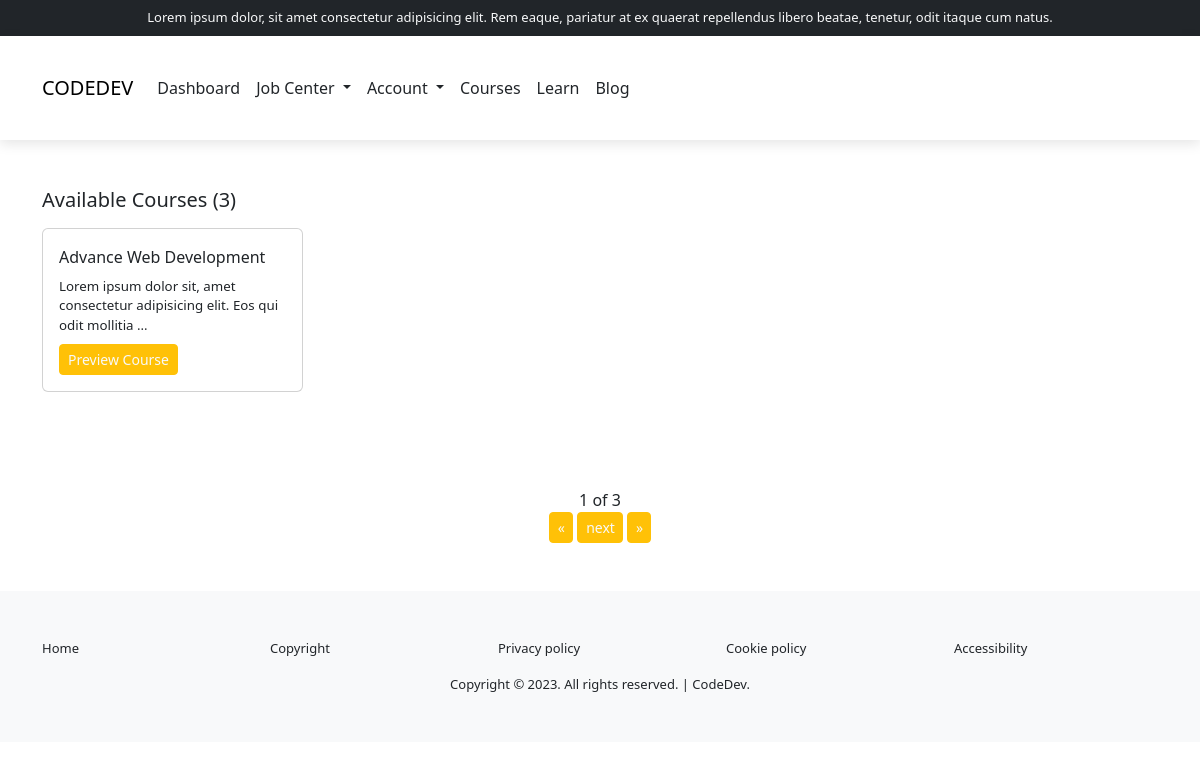
The page /learn/ on the database its author committed.
### app/models.py (models this page shows, shortened)
class Course(models.Model):
    title = models.CharField(max_length=10000, blank=True)
    description = models.TextField()
    group = models.CharField(max_length=100000, blank=True)

### app/views.py (the view)
# urls.py: path('learn/', views.learn, name="learn"),
def learn(request):
    p = Paginator(Course.objects.all(), 1)
    page = request.GET.get("page")
    courses = p.get_page(page)
    course_count = Course.objects.all().count()
    return render(request, 'learn.html', {"courses": courses, "course_count": course_count})

### app/templates/learn.html (shortened to what this page needs)
{% extends 'dbase.html' %}
{% block message %}
<section class="py-5">
    <div class="container">
    <div class="h5 mb-3">Available Courses ({{course_count}})</div>
         {% if courses %}
          <div class="row">
            {% for course in courses %}
              <div class="col-sm-3">
                <div class="card">
                    <div class="card-body">
                        <div class="card-title">{{course.title}}</div>
                        <div class="card-text" style="font-size: smaller;">{{course.description | truncatewords:12}}</div>
                        <div class="mt-2">
                            <a href="{% url 'course' course.id %}" class="btn btn-sm btn-warning text-light">Preview Course</a>
                        </div>
                    </div>
                </div>
              </div>
            {% endfor %}
          </div>
         {% else %}
         <div>No course available</div>
         {% endif %}
    </div>
</section>
<section class="py-5">
    <div class="container">
       {% if courses %}
         <div class="text-center">
            <div>{{courses.number}} of  {{courses.paginator.num_pages}}</div>
            <div>
                <a href="?page=1" class="btn btn-sm btn-warning text-light" style="text-decoration: none; padding-right: 7px;">&laquo </a>
                {% if courses.has_next %}
                <a href="?page={{courses.next_page_number}}" class="btn btn-sm btn-warning text-light" style="text-decoration: none; padding-right: 7px;">next</a>
                {% endif %}
                <a href="?page={{courses.paginator.num_pages}}" class="btn btn-sm btn-warning text-light" style="text-decoration: none; padding-right: 7px;">&raquo </a>
            </div>
         </div>
       {% endif %}
    </div>
</section>
{% endblock message %}

### rows shown on the page
Course: title "Advance Web Development", description "Lorem ipsum dolor sit, amet consectetur adipisicing elit. Eos qui odit mollitia …"

### other values the page prints
{{ course_count }} "3"
{{ courses.number }} "1"
{{ courses.paginator.num_pages }} "3"
